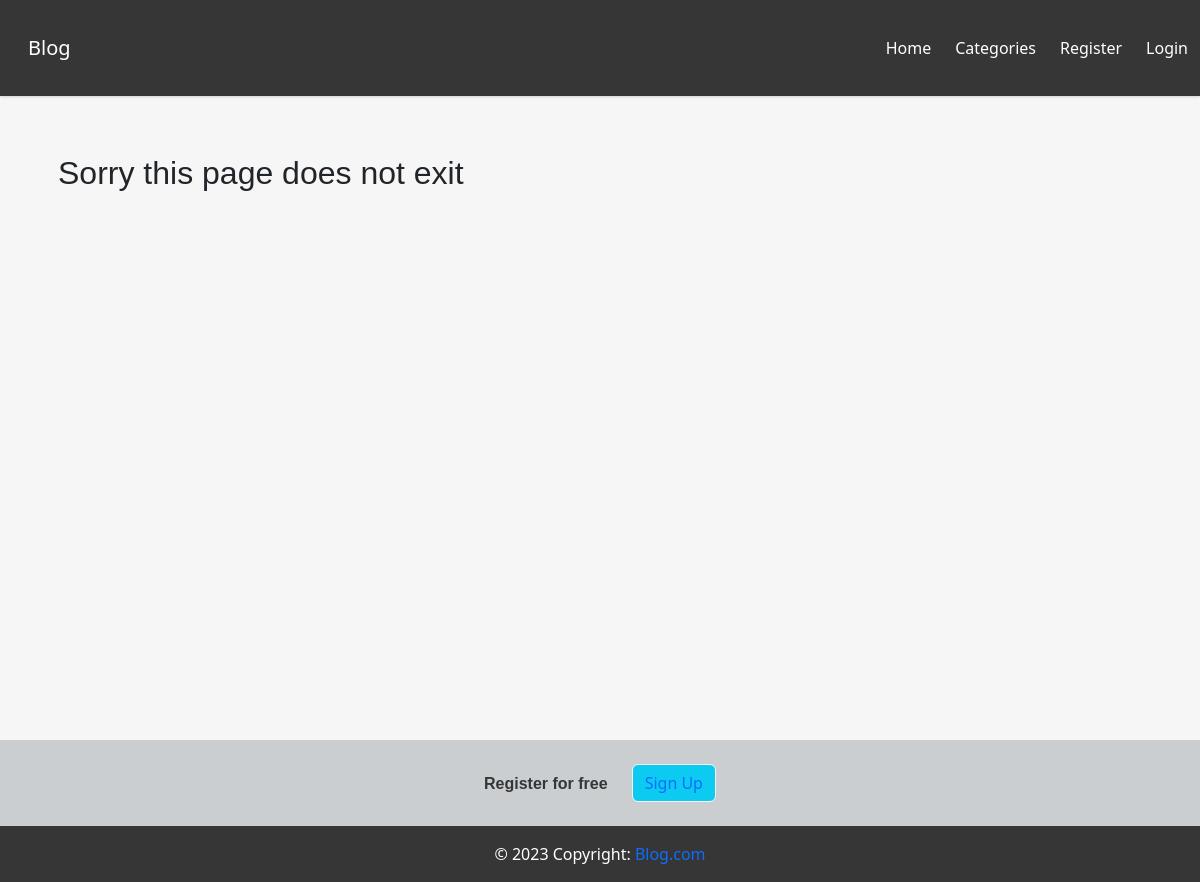
The page /category/thinking/ on the database as committed earlier.
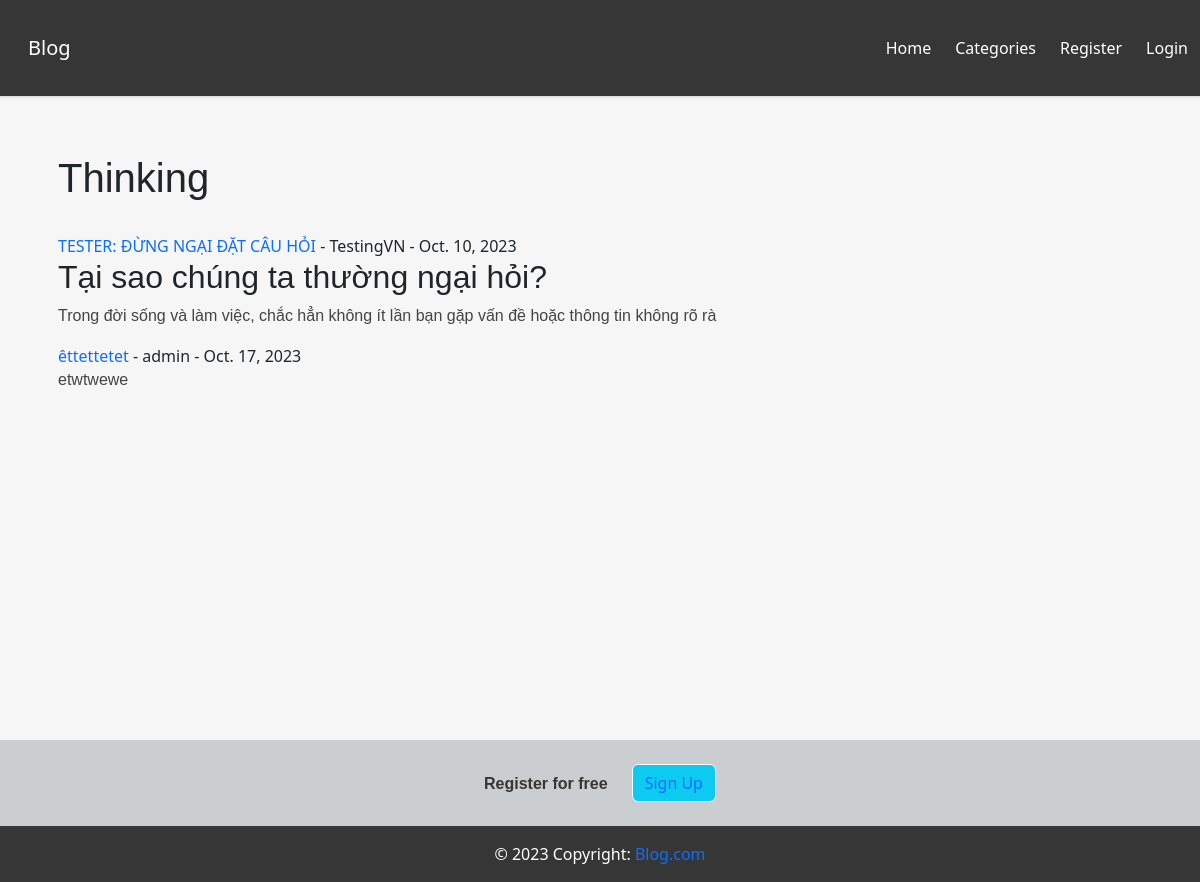
The same page on the database as committed later.
### bloghome/models.py (models this page shows, shortened)
class Post(models.Model):
    title = models.CharField(max_length=255)
    header_img=models.ImageField(null=True, blank=True, upload_to="images/")
    author = models.ForeignKey(User, on_delete=models.CASCADE)
    body = RichTextField(blank=True, null=True)
    post_date = models.DateField(auto_now_add=True)
    category = models.CharField(max_length=255, default='coding')
    snippet = models.CharField(max_length=255)
    likes = models.ManyToManyField(User, related_name='blog_posts',blank=True)

### bloghome/views.py (the view)
# urls.py: path('category/<str:cats>/', CategoryView, name='category'),
def CategoryView(request, cats):
    category_posts = Post.objects.filter(category=cats)
    return render(request, 'categories.html',{'cats':cats.title(),'category_posts':category_posts})

### bloghome/templates/categories.html (shortened to what this page needs)
{% extends "base.html" %}
{% block content %}
{% if category_posts %}
    <h1> {{cats}}</h1>
    <br/>
    <ul>
        {% for post in category_posts %}
            <li><a href="{%url 'article-detail' post.pk %}">  {{post.title}} </a>
                 - {{post.author}} - {{post.post_date}}
            {{post.body | slice:":200" |safe}} </li>
        {% endfor %}
    </ul>
{% else %}
    <h2> Sorry this page does not exit </h2>
{% endif %}
{% endblock %}

Rows that differ between the two databases and show on the page:
now on this page (row edited): Post: title "TESTER: ĐỪNG NGẠI ĐẶT CÂU HỎI", author "TestingVN", post_date "Oct. 10, 2023", body "Tại sao chúng ta thường ngại hỏi? Trong đời sống và làm việc, chắc hẳn không ít lần bạn gặp vấn đề hoặc thông tin không rõ rà"
added Post: title "êttettetet", author "admin", post_date "Oct. 17, 2023", body "etwtwewe"
Other text that changed with them:
{{ cats }}: (not shown) → "Thinking"
text no longer shown: "Sorry this page does not exit"
